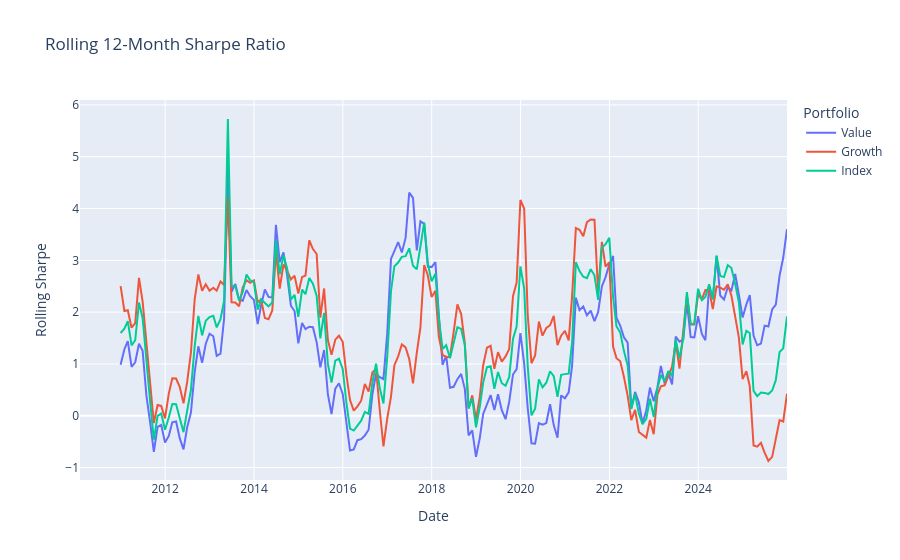

Notebook cell for this chart:
### Markdown cell above
## 7d. Rolling 12-Month Metrics

Rolling metrics are calculated to show how performance characteristics have evolved over time and across market regimes, rather than simplifying into a single full-period average.

### Code cell
#calculating and plotting rolling 12 month Sharpe ratios

window = 12

#rolling Sharpe function
def rolling_sharpe(r, window, r_f = 0.0, periods_per_year = 12):
    rolling_mean = r.rolling(window).mean() * periods_per_year
    rolling_std = r.rolling(window).std() * np.sqrt(periods_per_year)
    rolling_sharpe = (rolling_mean - r_f) / rolling_std
    return rolling_sharpe

#DataFrame for plotting
rolling_sharpe_df = pd.DataFrame({
    'Value': rolling_sharpe(returns_value, window),
    'Growth': rolling_sharpe(returns_growth, window),
    'Index': rolling_sharpe(returns_index, window)
})

rolling_sharpe_long = rolling_sharpe_df.reset_index().melt(id_vars = 'Date', var_name = 'Portfolio', value_name = 'Rolling Sharpe')

#plot
fig = px.line(rolling_sharpe_long, x='Date', y='Rolling Sharpe', color = 'Portfolio', title = 'Rolling 12-Month Sharpe Ratio')
fig.show()

### Figure 1 — Plotly figure (JSON) as saved in the notebook; plotly's stock layout.template omitted (floating-point values rounded to 4 significant figures; data arrays with more than 128 entries replaced by an {"elided": "..."} marker saying what was removed)
{"data": [{"hovertemplate": "Portfolio=Value<br>Date=%{x}<br>Rolling Sharpe=%{y}<extra></extra>", "legendgroup": "Value", "line": {"color": "#636efa", "dash": "solid"}, "marker": {"symbol": "circle"}, "mode": "lines", "name": "Value", "orientation": "v", "showlegend": true, "type": "scatter", "x": {"elided": "192 str values"}, "xaxis": "x", "y": {"elided": "192 float values"}, "yaxis": "y"}, {"hovertemplate": "Portfolio=Growth<br>Date=%{x}<br>Rolling Sharpe=%{y}<extra></extra>", "legendgroup": "Growth", "line": {"color": "#EF553B", "dash": "solid"}, "marker": {"symbol": "circle"}, "mode": "lines", "name": "Growth", "orientation": "v", "showlegend": true, "type": "scatter", "x": {"elided": "192 str values"}, "xaxis": "x", "y": {"elided": "192 float values"}, "yaxis": "y"}, {"hovertemplate": "Portfolio=Index<br>Date=%{x}<br>Rolling Sharpe=%{y}<extra></extra>", "legendgroup": "Index", "line": {"color": "#00cc96", "dash": "solid"}, "marker": {"symbol": "circle"}, "mode": "lines", "name": "Index", "orientation": "v", "showlegend": true, "type": "scatter", "x": {"elided": "192 str values"}, "xaxis": "x", "y": {"elided": "192 float values"}, "yaxis": "y"}], "layout": {"legend": {"title": {"text": "Portfolio"}, "tracegroupgap": 0}, "title": {"text": "Rolling 12-Month Sharpe Ratio"}, "xaxis": {"anchor": "y", "domain": [0, 1], "title": {"text": "Date"}}, "yaxis": {"anchor": "x", "domain": [0, 1], "title": {"text": "Rolling Sharpe"}}}}
